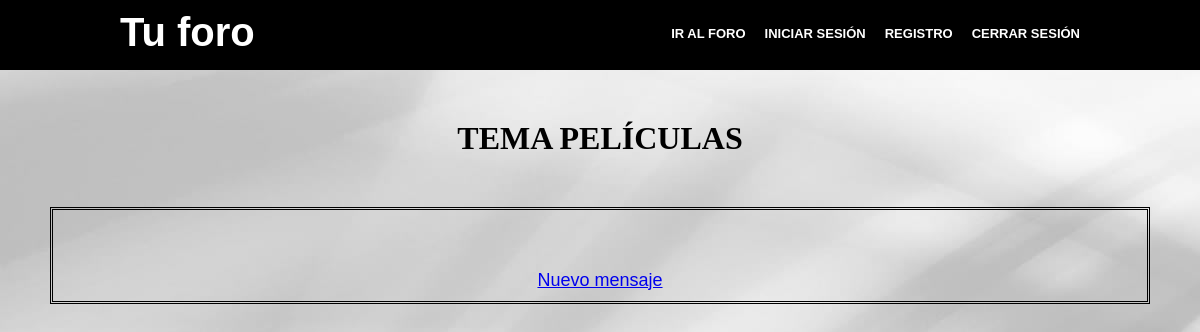
The app's page /temaPeliculas.php, older data.
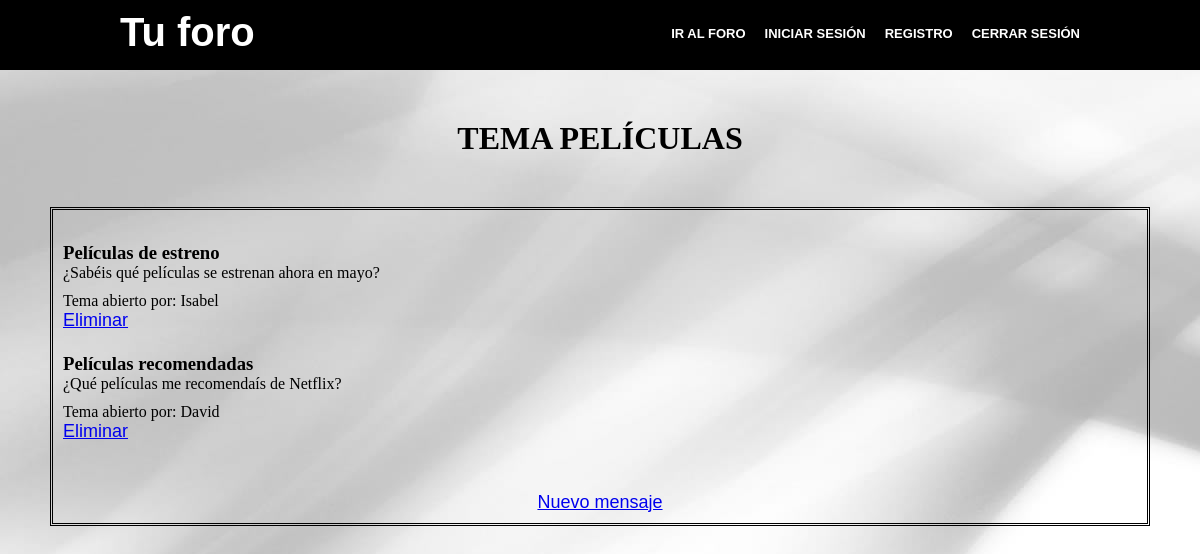
The same page, newer data.
### tables this page shows
CREATE TABLE `mensaje` (
  `id_mensaje` int(11) NOT NULL,
  `titulo` varchar(30) NOT NULL,
  `mensaje` varchar(50) NOT NULL,
  `id_usuario` int(11) NOT NULL,
  `id_tema` int(11) NOT NULL
);

CREATE TABLE `usuario` (
  `id_usuario` int(2) NOT NULL,
  `nombre` varchar(15) NOT NULL,
  `password` varchar(10) NOT NULL,
  `email` varchar(25) NOT NULL
);

### temaPeliculas.php (the view, shortened to what this page needs)
<!DOCTYPE html>
<html lang="es">
<head>
    <link href="css/estiloindex.css" rel="stylesheet" type="text/css" />
</head>
<body>
<header>
    <?php
    include 'header.php';
    ?>
</header>
<body>
<h1 style="text-align: center; margin-top: 50px">TEMA PELÍCULAS</h1>
<?php
include "model/conexion.php";
try{
    $sentencia = $bd->prepare('SELECT u.nombre, id_mensaje, id_tema, titulo, mensaje  FROM mensaje m INNER JOIN usuario u on m.id_usuario = u.id_usuario WHERE id_tema = "3"');
    $sentencia->execute();
}catch (PDOException $e){
    echo "ERROR: " . $e->getMessage();
}
   echo '<div style="padding: 10px; margin: 50px; margin-bottom: 150px; border-style: double">';
    while($resultado = $sentencia->fetchAll(PDO::FETCH_ASSOC)){
        foreach ($resultado as $mensaje){
            echo '<h3><br>' . $mensaje['titulo'] . '</h3>';
            echo $mensaje['mensaje'] . '<br>';
            echo '<div style="margin-top: 10px">';
            echo 'Tema abierto por: ' . $mensaje['nombre'] .  '</h3><br>';
            echo '<a href="eliminarMensaje.php?id_mensaje=' . $mensaje['id_mensaje'] . '">Eliminar</a>';
        }
}
?>
<p style="margin-top: 50px" align="center"><a href="nuevoMensajePeliculas.php">Nuevo mensaje</a></p>
</body>
</html>

Row changes from the older to the newer data that the page shows:
added mensaje: titulo "Películas recomendadas", mensaje "¿Qué películas me recomendaís de Netflix?", id_usuario.nombre "David"
added mensaje: titulo "Películas de estreno", mensaje "¿Sabéis qué películas se estrenan ahora en mayo?", id_usuario.nombre "Isabel"
